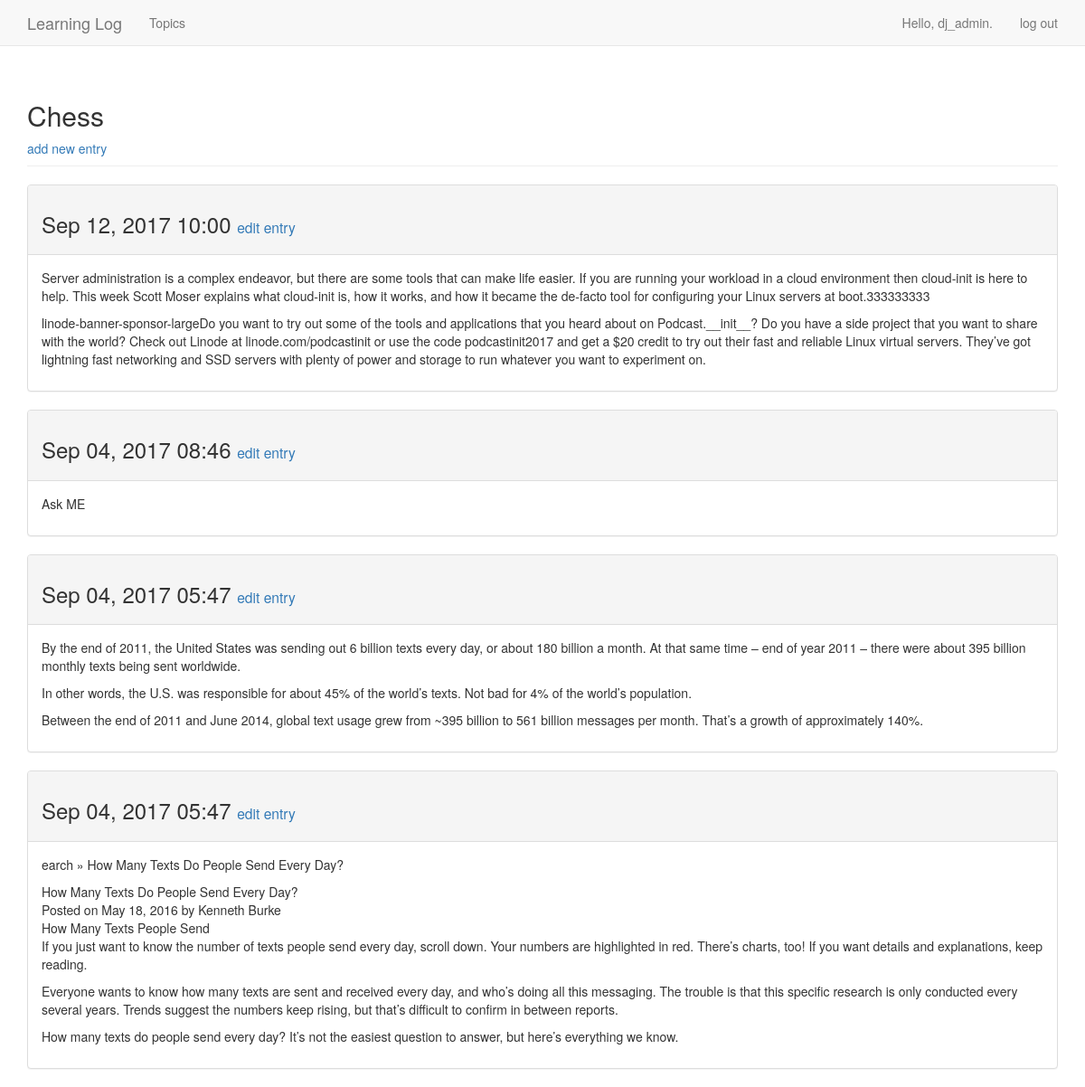
The page /topics/1/ (signed in) on the database its author committed.
### learning_logs/models.py (models this page shows, shortened)
class Topic(models.Model):
	text = models.CharField(max_length=200)
	date_added = models.DateTimeField(auto_now_add=True)
	owner = models.ForeignKey(User)
	def __str__(self):
		return self.text

class Entry(models.Model):
	topic = models.ForeignKey(Topic)
	text = models.TextField()
	date_added = models.DateTimeField(auto_now_add=True)
	class Meta:
		verbose_name_plural='entries'

### learning_logs/views.py (the view)
# urls.py: url(r'^topics/(?P<topic_id>\d+)/$', views.topic, name='topic'),
@login_required
def topic(request, topic_id):
	topic = Topic.objects.get(id=topic_id)
	check_topic_owner(request, topic)
	entries = topic.entry_set.order_by('-date_added')
	context = {'topic': topic, 'entries': entries}
	return render(request, 'learning_logs/topic.html', context)

### learning_logs/views.py (called while the page is built)
def check_topic_owner(request, topic):
    if topic.owner != request.user:
    	raise Http404

### learning_logs/templates/learning_logs/topic.html
{%extends "learning_logs/base.html"%}
{% block header %}
	<h2>{{ topic }}</h2>
	<a href="{% url 'learning_logs:new_entry' topic.id%}">add new entry</a>
{% endblock header %}
{%block content%}
{%for entry in entries%}
	<div class="panel panel-default">
		<div class="panel-heading">
			<h3>
				{{entry.date_added|date:'M d, Y H:i'}}
				<small>
						<a href="{% url 'learning_logs:edit_entry' entry.id %}">edit entry</a>
				</small>
			</h3>
		</div>
		<div class="panel-body">
			{{entry.text|linebreaks}}
		</div>
	</div>
{%empty%}
		There are no entries for this topic yet.
{%endfor%}
{%endblock content%}

### learning_logs/templates/learning_logs/base.html (shortened to what this page needs)
{% load bootstrap3 %}
<!DOCTYPE html>
<html lang="en">
		<head>
		{% bootstrap_css %}
		</head>
		<body>
			<nav class="navbar navbar-default navbar-static-top">
				<div class="container">
					<div class="navbar-header">
					<a class="navbar-brand" href="{% url 'learning_logs:index' %}">
						Learning Log
					</a>
				</div>
				<div id="navbar" class="navbar-collapse collapse">
					<ul class="nav navbar-nav">
						<li><a href="{% url 'learning_logs:topics' %}">Topics</a></li>
					</ul>
					<ul class="nav navbar-nav navbar-right">
						{% if user.is_authenticated %}
							<li><a>Hello, {{ user.username }}.</a></li>
							<li><a href="{% url 'users:logout' %}">log out</a></li>
						{% else %}
							<li><a href="{% url 'users:register' %}">Register</a></li>
							<li><a href="{% url 'users:login' %}">log in</a></li>
						{% endif %}
					</ul>
				</div>
			</div>
			</nav>
			<div class="container">
				<div class="page-header">
					{% block header %}{% endblock header %}
				</div>
				<div>
					{% block content %}{% endblock content %}
				</div>
			</div>
		</body>
</html>

### rows shown on the page
Topic: text "Chess"
Entry: date_added "Sep 12, 2017 10:00", text "Server administration is a complex endeavor, but there are some tools that can make life easier. If you are running your workload in a cloud environment then cloud-init is here to help. This week Scott Moser explains what cloud-init is, how it works, and how it became the de-facto tool for configuring your Linux servers at boot.333333333 linode-banner-sponsor-largeDo you want to try out some of the tools and applications that you heard about on Podcast.__init__? Do you have a side project that you want to share with the world? Check out Linode at linode.com/podcastinit or use the code podcastinit2017 and get a $20 credit to try out their fast and reliable Linux virtual servers. They’ve got…"
Entry: date_added "Sep 04, 2017 08:46", text "Ask ME"
Entry: date_added "Sep 04, 2017 05:47", text "By the end of 2011, the United States was sending out 6 billion texts every day, or about 180 billion a month. At that same time – end of year 2011 – there were about 395 billion monthly texts being sent worldwide. In other words, the U.S. was responsible for about 45% of the world’s texts. Not bad for 4% of the world’s population. Between the end of 2011 and June 2014, global text usage grew from ~395 billion to 561 billion messages per month. That’s a growth of approximately 140%."
Entry: date_added "Sep 04, 2017 05:47", text "earch » How Many Texts Do People Send Every Day? How Many Texts Do People Send Every Day? Posted on May 18, 2016 by Kenneth Burke How Many Texts People Send If you just want to know the number of texts people send every day, scroll down. Your numbers are highlighted in red. There’s charts, too! If you want details and explanations, keep reading. Everyone wants to know how many texts are sent and received every day, and who’s doing all this messaging. The trouble is that this specific research is only conducted every several years. Trends suggest the numbers keep rising, but that’s difficult to confirm in between reports. How many texts do people send every day? It’s not the easiest question…"

### other values the page prints
{{ user.username }} "dj_admin"
